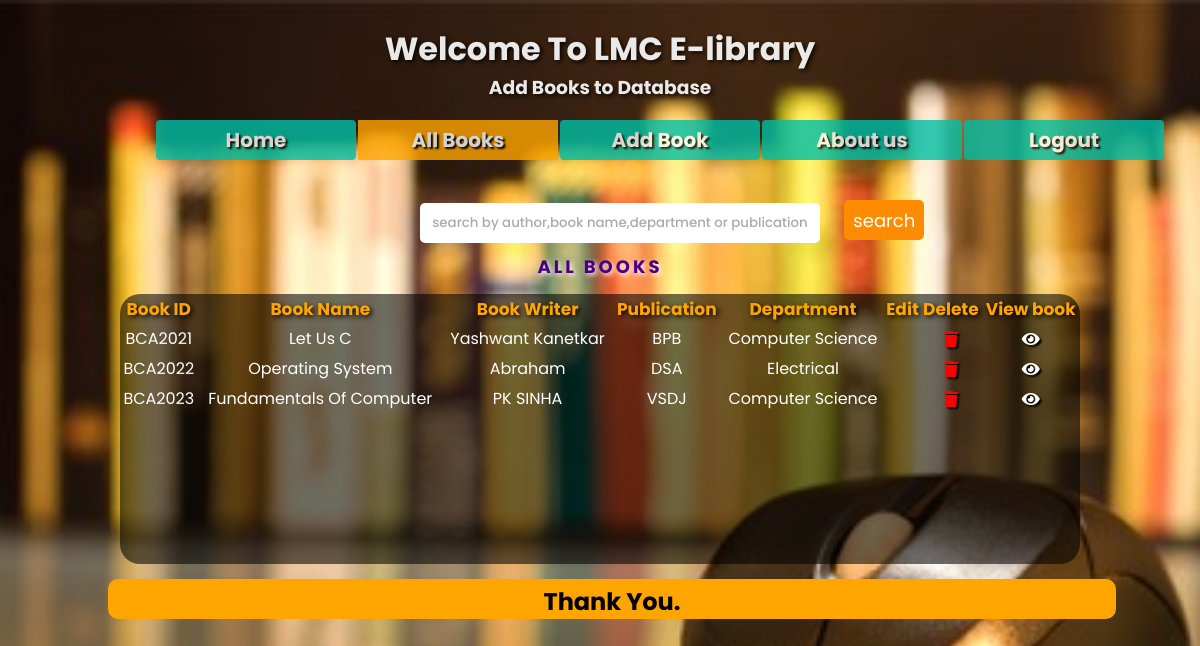
Screenshot of /admin_books.php with the database file from the repository.
### tables this page shows
CREATE TABLE `books_record` (
  `Book_id` varchar(8) NOT NULL,
  `Book_name` varchar(100) NOT NULL,
  `Cover` varchar(50) NOT NULL,
  `Author` text NOT NULL,
  `Publication` text NOT NULL,
  `Category` text NOT NULL,
  `Course` varchar(10) NOT NULL,
  `Sem` int(2) NOT NULL,
  `File_link` varchar(300) NOT NULL
);

### admin_books.php (the view, shortened to what this page needs)
<?php include_once("crud.php"); ?>
  <html>
  <head>
    <link rel="stylesheet" href="https://pro.fontawesome.com/releases/v5.10.0/css/all.css" />
    <link rel="stylesheet" href="admin_books.css" />
  </head>
  <body>
    <form name="form1" method="post" action="">
      <div class="box">
        <br>
        <h1 style="color:white;text-shadow: 2px 2px 5px black;">Welcome To LMC E-library</h1>
        <h3 style="color:white;text-shadow: 2px 2px 5px black">Add Books to Database<h3>
      </div>
      <div class="nav">
        <ul>
        <li><a  href="admin_home.php">Home</a></li>
          <li><a style="background-color: orange" href="admin_books.php">All Books</a></li>
          <li><a href="add_book.php">Add Book</a></li>
          <li><a href="admin_aboutus.php">About us</a></li>
          <li><a href="logout.php">Logout</a></li>
        </ul>
      </div>
      <br><br>
      <input type="text" placeholder="search by author,book name,department or publication" name="search" id="search-bar" />
      <input type="submit" class="search-button" name="searchbtn" value="search">
      <p style="text-align:center;color:#4B0082;text-shadow:2px 2px 5px white;font-weight:bold;position:relative;top:10px;letter-spacing:3px;font-size:18px;">ALL BOOKS</p>
      <div class="main">
        <?php if (isset($_POST['searchbtn'])) {
          $results = mysqli_query($conn, "SELECT * FROM books_record where Book_name like('%$_POST[search]%') or Author like('%$_POST[search]%') or Publication like('%$_POST[search]%') or Category like('%$_POST[search]%')");
        ?>
          <table>
            <tr>
              <th>Book ID</th>
              <th>Book Name</th>
              <th>Book Writer</th>
              <th>Publication</th>
              <th>Department</th>
              <th>Edit</th>
              <th>Delete</th>
              <th>View book</th>
            </tr>
            <?php while ($row = mysqli_fetch_array($results)) { ?>
              <tr>
                <td><?php echo $row['Book_id']; ?></td>
                <td><?php echo $row['Book_name']; ?></td>
                <td><?php echo $row['Author']; ?></td>
                <td><?php echo $row['Publication']; ?></td>
                <td><?php echo $row['Category']; ?></td>
                <td> <a href="autofill_edit.php?edit=<?php echo $row['Book_id']; ?>" style="color:green">
                    <i class="fa fa-pencil" aria-hidden="true"></i></a></td>
                <td><a href="crud.php?del=<?php echo $row['Book_id']; ?>" style="color:red;">
                    <i class="fa fa-trash" aria-hidden="true"></i>
                  </a></td>
                <td> <a href="crud.php" style="color:white">
                    <i class="fa fa-eye" aria-hidden="true"></i>
                  </a></td>
              </tr>
            <?php } ?>
          </table>
        <?php } else { ?>
          <?php $results = mysqli_query($conn, "SELECT * FROM books_record"); ?>
          <table>
            <tr>
              <th>Book ID</th>
              <th>Book Name</th>
              <th>Book Writer</th>
              <th>Publication</th>
              <th>Department</th>
              <th>Edit</th>
              <th>Delete</th>
              <th>View book</th>
            </tr>
            <?php while ($row = mysqli_fetch_array($results)) { ?>
              <tr>
                <td><?php echo $row['Book_id']; ?></td>
                <td><?php echo $row['Book_name']; ?></td>
                <td><?php echo $row['Author']; ?></td>
                <td><?php echo $row['Publication']; ?></td>
                <td><?php echo $row['Category']; ?></td>
                <td> </td>
                <td><a href="crud.php?del=<?php echo $row['Book_id']; ?>" style="color:red;text-shadow:2px 2px 2px black">
                    <i class="fa fa-trash" aria-hidden="true"></i>
                  </a>
                  </td>
                <td> <a href="crud.php?view=<?php echo $row['Book_id']; ?>" style="color:white;text-shadow:2px 2px 2px black">
                    <i class="fa fa-eye" aria-hidden="true"></i>
                  </a></td>
              </tr>
            <?php } ?>
          </table>
        <?php } ?>
      </div>
      <div style="background-color:orange; border:solid 2px orange;border-radius: 10px; width:84%; height:40px; margin-left:9%; margin-top:15px;text-align:center;">
        <h2 style="line-height:1px;position:relative;top:20px;">Thank You.</h2>
      </div>
    </form>
  </body>
  </html>

### admin_books.css (style rules this page uses)
* { margin: 0; padding: 0; box-sizing: border-box; }
input { font-family: 'Poppins', sans-serif; text-align: center; margin-left: 35%; height: 40px; width: 400px; border-radius: 5px; border: none; }
input::placeholder { color: #aaa; font-weight: 500; }
.search-button { font-size: 18px; text-align: center; border: none; height: 40px; width: 80px; background: #FF8C00; color: #FFFFFF; border-radius: 5px; margin-left: 20px; cursor: pointer; }
body { background: url("lg3.jpeg"); height: 100%; background-position: center; background-repeat: no-repeat; background-size: cover; font-family: 'Poppins', sans-serif; }
table { width: 100%; border-collapse: collapse; height: auto; text-align: center; color: white; line-height: 30px; }
th { font-size: 17px; text-decoration: none; font-weight: bold; color: orange; text-shadow: 2px 2px 5px black; }
.main { width: 80%; border-radius: 20px; overflow: auto; margin-left: 10%; margin-top: 2%; height: 270px; background: rgba(0, 0, 0, 0.57); }
.box { width: 74%; height: 150px; background-size: cover; margin-left: 13%; opacity: .9; text-align: center; }
ul { padding: 0; list-style: none; }
ul li { float: left; width: 200px; height: 40px; background-color: #00bfa6; opacity: .8; line-height: 40px; text-align: center; font-size: 20px; margin-right: 2px; border-radius: 4px; }
ul li a { text-decoration: none; color: white; display: block; text-shadow: 2px 2px 2px black; }
.nav { padding-left: 6%; margin-left: 7%; font-weight: bold; position: relative; top: -30px; }

### rows the page displays
books_record: Book_id "BCA2021", Book_name "Let Us C", Author "Yashwant Kanetkar", Publication "BPB", Category "Computer Science"
books_record: Book_id "BCA2022", Book_name "Operating System", Author "Abraham", Publication "DSA", Category "Electrical"
books_record: Book_id "BCA2023", Book_name "Fundamentals Of Computer", Author "PK SINHA", Publication "VSDJ", Category "Computer Science"
